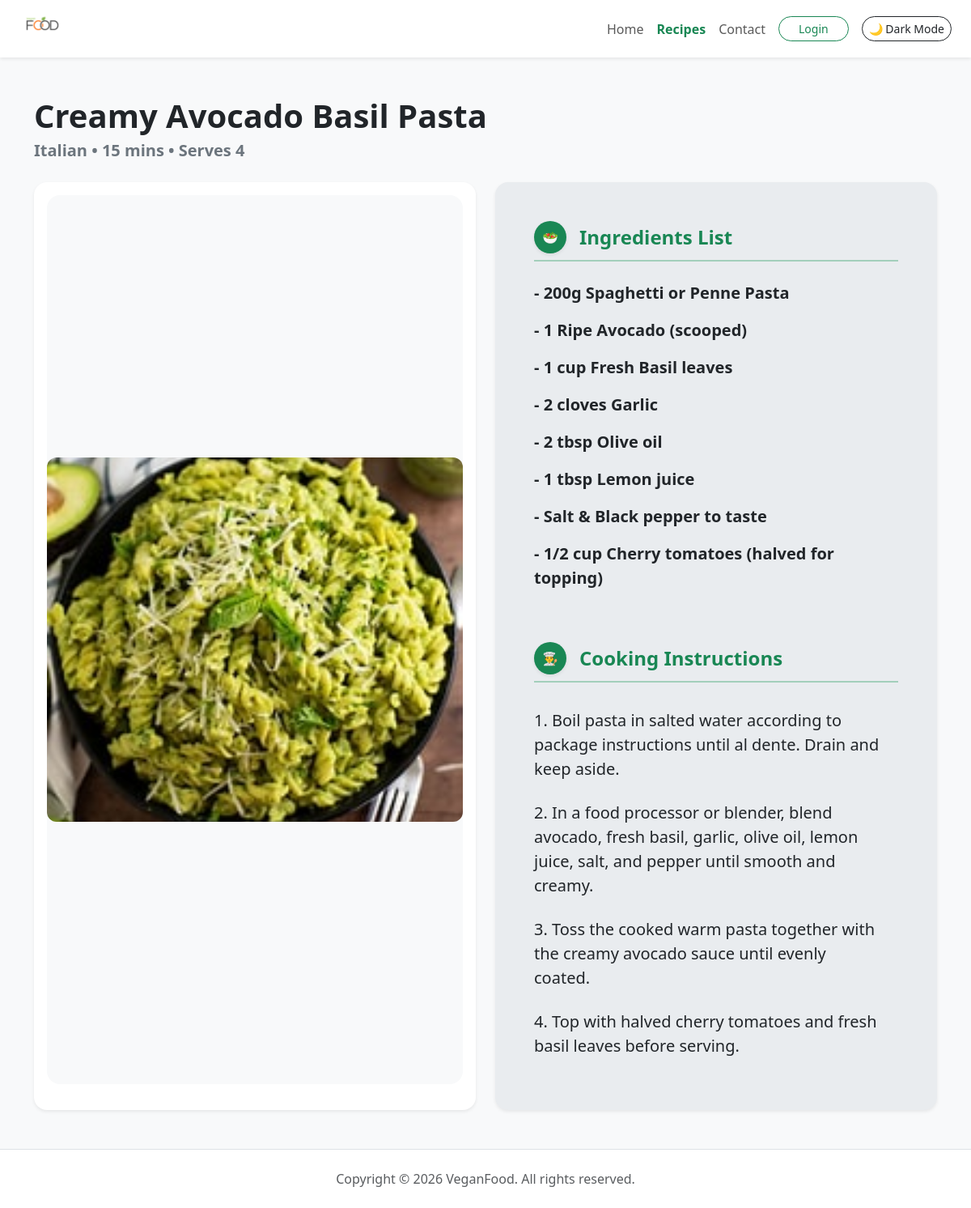
The app's page /recipe_view.php?id=42 with its own data.
### tables this page shows
CREATE TABLE `recipes` (
  `id` int(11) NOT NULL,
  `user_id` int(11) NOT NULL,
  `title` varchar(255) NOT NULL,
  `cuisine` varchar(100) DEFAULT NULL,
  `cooking_time` int(11) DEFAULT NULL,
  `servings` int(11) DEFAULT NULL,
  `image_url` varchar(255) DEFAULT NULL,
  `ingredients` text NOT NULL,
  `instructions` text NOT NULL,
  `created_at` timestamp NOT NULL DEFAULT current_timestamp()
);

### includes/functions.php (called while the page is built, shortened)
<?php
function resolve_recipe_image(string $imgSrc): string {
    return $imgSrc;
}

### recipe_view.php (the view, shortened to what this page needs)
<?php
include 'includes/db.php';
include 'includes/functions.php';
if (isset($_GET['id']) && is_numeric($_GET['id'])) {
    $recipe_id = intval($_GET['id']);
    $stmt = $conn->prepare("SELECT * FROM recipes WHERE id = ?");
    $stmt->bind_param("i", $recipe_id);
    $stmt->execute();
    $result = $stmt->get_result();
    if ($result && $result->num_rows > 0) {
        $recipe = $result->fetch_assoc();
    } else {
        header("Location: recipes.php");
        exit();
    }
} else {
    header("Location: recipes.php");
    exit();
}
$imgSrc = resolve_recipe_image($recipe['image_url']);
?>
<!DOCTYPE html>
<html lang="en">
<head>
    <link href="https://cdn.jsdelivr.net/npm/bootstrap@5.3.0/dist/css/bootstrap.min.css" rel="stylesheet">
    <link rel="stylesheet" href="css/style.css">
</head>
<body class="bg-body-tertiary d-flex flex-column min-vh-100">
    <nav class="navbar navbar-expand-lg bg-body shadow-sm">
        <div class="container-fluid px-4">
            <a class="navbar-brand d-flex align-items-center" href="index.php">
                <img src="images/logo.svg" alt="VeganFood Logo" style="height: 45px; width: auto;" class="d-inline-block align-top">
            </a>
            <div class="d-flex align-items-center gap-2 order-lg-last">
                <button id="themeToggleBtn" class="btn btn-outline-dark btn-sm rounded-pill">🌙 Dark Mode</button>
            </div>
            <div class="collapse navbar-collapse justify-content-end me-lg-3" id="navbarNav">
                <ul class="navbar-nav align-items-center text-center">
                    <li class="nav-item"><a class="nav-link" href="index.php">Home</a></li>
                    <li class="nav-item"><a class="nav-link active fw-bold text-success" href="recipes.php">Recipes</a></li>
                    <li class="nav-item"><a class="nav-link" href="contact.php">Contact</a></li>
                    <?php if (isset($_SESSION['user_id'])): ?>
                        <li class="nav-item my-2 my-lg-0 ms-lg-3 me-lg-2 text-secondary fw-semibold">
                            Hi, <?php echo htmlspecialchars($_SESSION['user_name'] ?? ''); ?>
                        </li>
                        <li class="nav-item">
                            <a class="btn btn-danger text-white px-4 rounded-pill shadow-sm btn-sm" href="auth/logout.php">Logout</a>
                        </li>
                    <?php else: ?>
                        <li class="nav-item my-2 my-lg-0 ms-lg-2">
                            <a class="btn btn-outline-success px-4 rounded-pill btn-sm" href="auth/login.php">Login</a>
                        </li>
                    <?php endif; ?>
                </ul>
            </div>
        </div>
    </nav>
    <div class="container my-5">
        <div class="mb-4">
            <h1 class="fw-bold mb-1"><?php echo htmlspecialchars($recipe['title']); ?></h1>
            <p class="text-secondary fs-5 fw-semibold">
                <?php echo htmlspecialchars($recipe['cuisine']); ?> •
                <?php echo htmlspecialchars($recipe['cooking_time']); ?> mins •
                Serves <?php echo htmlspecialchars($recipe['servings'] ?? 'N/A'); ?>
            </p>
        </div>
        <div class="row g-4">
            <div class="col-lg-6">
                <div class="card border-0 shadow-sm rounded-4 p-3 bg-body h-100 d-flex flex-column justify-content-between">
                    <div class="rounded-4 overflow-hidden mb-3 flex-grow-1 d-flex align-items-center justify-content-center bg-body-tertiary" style="min-height: 400px;">
                        <img src="<?php echo htmlspecialchars($imgSrc); ?>" alt="<?php echo htmlspecialchars($recipe['title']); ?>" class="img-fluid w-100" style="object-fit: cover; max-height: 450px; border-radius: 12px;">
                    </div>
                </div>
            </div>
            <div class="col-lg-6">
                <div class="card border-0 shadow-sm rounded-4 p-4 p-md-5 bg-body-secondary h-100">
                    <div class="d-flex align-items-center border-bottom border-2 border-success-subtle pb-2 mb-4">
                        <span class="bg-success text-white rounded-circle p-2 me-3 d-inline-flex align-items-center justify-content-center shadow-sm" style="width: 40px; height: 40px;">🥗</span>
                        <h4 class="fw-bold mb-0 text-success">Ingredients List</h4>
                    </div>
                    <div class="mb-5">
                        <?php
                        $ingredients = explode("\n", $recipe['ingredients']);
                        foreach ($ingredients as $ingredient) {
                            if (trim($ingredient) != "") {
                                echo "<div class='d-flex align-items-center mb-3 fs-5'>";
                                echo "<div class='fw-semibold'>" . htmlspecialchars($ingredient) . "</div>";
                                echo "</div>";
                            }
                        }
                        ?>
                    </div>
                    <div class="d-flex align-items-center border-bottom border-2 border-success-subtle pb-2 mb-4">
                        <span class="bg-success text-white rounded-circle p-2 me-3 d-inline-flex align-items-center justify-content-center shadow-sm" style="width: 40px; height: 40px;">👨‍🍳</span>
                        <h4 class="fw-bold mb-0 text-success">Cooking Instructions</h4>
                    </div>
                    <ol class="list-group list-group-numbered list-group-flush bg-transparent">
                        <?php
                        $instructions = explode("\n", $recipe['instructions']);
                        foreach ($instructions as $step) {
                            if (trim($step) != "") {
                                echo "<li class='list-group-item bg-transparent border-0 ps-0 fs-5 fw-medium mb-2'>" . htmlspecialchars(preg_replace('/^[0-9].\s*/', '', $step)) . "</li>";
                            }
                        }
                        ?>
                    </ol>
                </div>
            </div>
        </div>
    </div>
    <footer class="bg-body text-center py-4 border-top mt-auto">
        <p class="text-muted mb-0">Copyright &copy; 2026 VeganFood. All rights reserved.</p>
    </footer>
</body>
</html>

### css/style.css (style rules this page uses)
body { animation: fadeIn 0.4s ease-in-out; }

### records on screen
recipes: title "Creamy Avocado Basil Pasta", cuisine "Italian", cooking_time "15", servings "4", image_url (picture), ingredients "- 200g Spaghetti or Penne Pasta", ingredients "- 1 Ripe Avocado (scooped)", ingredients "- 1 cup Fresh Basil leaves", ingredients "- 2 cloves Garlic", ingredients "- 2 tbsp Olive oil", ingredients "- 1 tbsp Lemon juice", ingredients "- Salt & Black pepper to taste", ingredients "- 1/2 cup Cherry tomatoes (halved for topping)", instructions "Boil pasta in salted water according to package instructions until al dente. Drain and keep aside.", instructions "In a food processor or blender, blend avocado, fresh basil, garlic, olive oil, lemon juice, salt, and pepper until smooth and creamy.", instructions "Toss the cooked warm pasta together with the creamy avocado sauce until evenly coated.", instructions "Top with halved cherry tomatoes and fresh basil leaves before serving."
